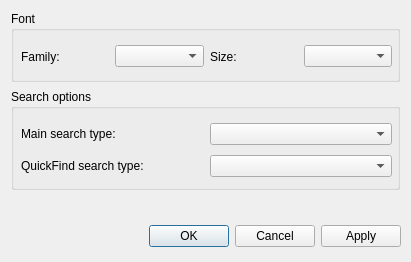
<?xml version="1.0" encoding="UTF-8"?>
<ui version="4.0">
 <class>OptionsDialog</class>
 <widget class="QDialog" name="OptionsDialog">
  <property name="geometry">
   <rect>
    <x>0</x>
    <y>0</y>
    <width>411</width>
    <height>262</height>
   </rect>
  </property>
  <property name="sizePolicy">
   <sizepolicy hsizetype="Fixed" vsizetype="Fixed">
    <horstretch>0</horstretch>
    <verstretch>0</verstretch>
   </sizepolicy>
  </property>
  <property name="windowTitle">
   <string>Options</string>
  </property>
  <widget class="QDialogButtonBox" name="buttonBox">
   <property name="geometry">
    <rect>
     <x>60</x>
     <y>220</y>
     <width>341</width>
     <height>32</height>
    </rect>
   </property>
   <property name="orientation">
    <enum>Qt::Horizontal</enum>
   </property>
   <property name="standardButtons">
    <set>QDialogButtonBox::Apply|QDialogButtonBox::Cancel|QDialogButtonBox::Ok</set>
   </property>
  </widget>
  <widget class="QGroupBox" name="searchBox">
   <property name="geometry">
    <rect>
     <x>11</x>
     <y>89</y>
     <width>389</width>
     <height>101</height>
    </rect>
   </property>
   <property name="title">
    <string>Search options</string>
   </property>
   <widget class="QWidget" name="layoutWidget">
    <property name="geometry">
     <rect>
      <x>10</x>
      <y>30</y>
      <width>371</width>
      <height>62</height>
     </rect>
    </property>
    <layout class="QGridLayout" name="gridLayout">
     <item row="0" column="0">
      <widget class="QLabel" name="label_3">
       <property name="text">
        <string>Main search type: </string>
       </property>
      </widget>
     </item>
     <item row="0" column="1">
      <widget class="QComboBox" name="mainSearchBox"/>
     </item>
     <item row="1" column="0">
      <widget class="QLabel" name="label_4">
       <property name="text">
        <string>QuickFind search type: </string>
       </property>
      </widget>
     </item>
     <item row="1" column="1">
      <widget class="QComboBox" name="quickFindSearchBox"/>
     </item>
    </layout>
   </widget>
  </widget>
  <widget class="QGroupBox" name="fontBox">
   <property name="geometry">
    <rect>
     <x>11</x>
     <y>11</y>
     <width>389</width>
     <height>71</height>
    </rect>
   </property>
   <property name="title">
    <string>Font</string>
   </property>
   <widget class="QWidget" name="horizontalLayoutWidget">
    <property name="geometry">
     <rect>
      <x>10</x>
      <y>30</y>
      <width>371</width>
      <height>31</height>
     </rect>
    </property>
    <layout class="QHBoxLayout" name="horizontalLayout">
     <item>
      <widget class="QLabel" name="label">
       <property name="text">
        <string>Family: </string>
       </property>
      </widget>
     </item>
     <item>
      <widget class="QComboBox" name="fontFamilyBox"/>
     </item>
     <item>
      <widget class="QLabel" name="label_2">
       <property name="text">
        <string>Size: </string>
       </property>
      </widget>
     </item>
     <item>
      <widget class="QComboBox" name="fontSizeBox"/>
     </item>
    </layout>
   </widget>
  </widget>
 </widget>
 <resources/>
 <connections/>
 <designerdata>
  <property name="gridDeltaX">
   <number>10</number>
  </property>
  <property name="gridDeltaY">
   <number>10</number>
  </property>
  <property name="gridSnapX">
   <bool>true</bool>
  </property>
  <property name="gridSnapY">
   <bool>true</bool>
  </property>
  <property name="gridVisible">
   <bool>true</bool>
  </property>
 </designerdata>
</ui>
